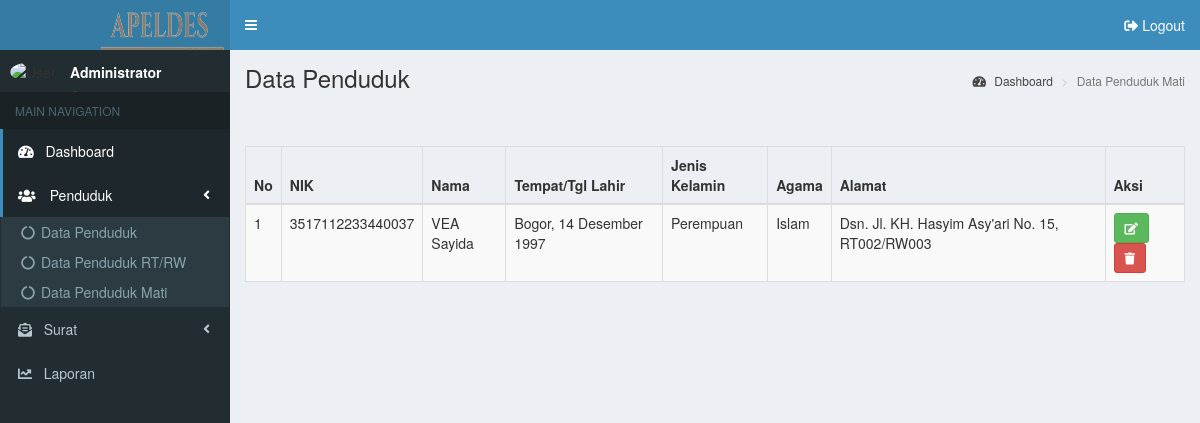
The page /rt/penduduk/index3.php (signed in) on the database its author committed.
### tables this page shows
CREATE TABLE `penduduk` (
  `id_penduduk` int(11) NOT NULL,
  `nik` varchar(20) NOT NULL,
  `nama` varchar(100) NOT NULL,
  `tempat_lahir` varchar(50) NOT NULL,
  `tgl_lahir` date NOT NULL,
  `jenis_kelamin` varchar(10) NOT NULL,
  `agama` varchar(15) NOT NULL,
  `jalan` varchar(100) NOT NULL,
  `dusun` varchar(50) NOT NULL,
  `rt` varchar(5) NOT NULL,
  `rw` varchar(5) NOT NULL,
  `desa` varchar(50) NOT NULL,
  `kecamatan` varchar(50) NOT NULL,
  `kota` varchar(50) NOT NULL,
  `no_kk` varchar(20) NOT NULL,
  `pend_kk` varchar(20) NOT NULL,
  `pend_terakhir` varchar(20) NOT NULL,
  `pend_ditempuh` varchar(20) NOT NULL,
  `pekerjaan` varchar(50) NOT NULL,
  `status_perkawinan` varchar(20) NOT NULL,
  `status_dlm_keluarga` varchar(20) NOT NULL,
  `kewarganegaraan` varchar(5) NOT NULL,
  `nama_ayah` varchar(50) NOT NULL,
  `nama_ibu` varchar(50) NOT NULL
);

### rt/penduduk/index3.php (the view, shortened to what this page needs)
<?php
  include ('../part/header.php');
?>
<aside class="main-sidebar">
  <section class="sidebar">
    <div class="user-panel">
      <div class="pull-left image">
        <?php
          if(isset($_SESSION['lvl']) && ($_SESSION['lvl'] == 'Administrator')){
            echo '<img src="../../assets/img/ava-admin-female.png" class="img-circle" alt="User Image">';
          }else if(isset($_SESSION['lvl']) && ($_SESSION['lvl'] == 'Kepala Desa')){
            echo '<img src="../../assets/img/ava-kades.png" class="img-circle" alt="User Image">';
          }
        ?>
      </div>
      <div class="pull-left info">
        <p><?php echo $_SESSION['lvl']; ?></p>
        <a href="#"><i class="fa fa-circle text-success"></i> Online</a>
      </div>
    </div>
    <ul class="sidebar-menu" data-widget="tree">
      <li class="header">MAIN NAVIGATION</li>
      <li class="active">
        <a href="../dashboard/">
          <i class="fas fa-tachometer-alt"></i> <span>&nbsp;&nbsp;Dashboard</span>
        </a>
      </li>
      <li class="active treeview">
        <a href="#">
          <i class="fa fa-users"></i> <span>&nbsp;&nbsp;Penduduk</span>
          <span class="pull-right-container">
            <i class="fa fa-angle-left pull-right"></i>
          </span>
        </a>
        <ul class="treeview-menu">
          <li>
            <a href="../penduduk/"><i class="fa fa-circle-notch"></i>Data Penduduk</a>
          </li>
          <li>
            <a href="../penduduk/index2.php"><i class="fa fa-circle-notch"></i>Data Penduduk RT/RW</a>
          </li>
          <li>
            <a href="../penduduk/index3.php"><i class="fa fa-circle-notch"></i>Data Penduduk Mati</a>
          </li>
        </ul>
      </li>
      <?php
        if(isset($_SESSION['lvl']) && ($_SESSION['lvl'] == 'Administrator')){
      ?>
      <li class="treeview">
        <a href="#">
          <i class="fas fa-envelope-open-text"></i> <span>&nbsp;&nbsp;Surat</span>
          <span class="pull-right-container">
            <i class="fa fa-angle-left pull-right"></i>
          </span>
        </a>
      </li>
      <?php
        }else{
        }
      ?>
      <li>
        <a href="../laporan/"><i class="fas fa-chart-line"></i> <span>&nbsp;&nbsp;Laporan</span></a>
      </li>
    </ul>
  </section>
</aside>
<div class="content-wrapper">
  <section class="content-header">
    <h1>Data Penduduk</h1>
    <ol class="breadcrumb">
      <li><a href="../dashboard/"><i class="fa fa-tachometer-alt"></i> Dashboard</a></li>
      <li class="active">Data Penduduk Mati</li>
    </ol>
  </section>
  <section class="content">
    <div class="row">
      <div class="col-md-12">
        <br><br>
        <table class="table table-striped table-bordered table-responsive" id="data-table" width="100%" cellspacing="0">
          <thead>
            <tr>
              <th><strong>No</strong></th>
              <th><strong>NIK</strong></th>
              <th><strong>Nama</strong></th>
              <th><strong>Tempat/Tgl Lahir</strong></th>
              <th><strong>Jenis Kelamin</strong></th>
              <th><strong>Agama</strong></th>
              <th><strong>Alamat</strong></th>
              <?php
                if(isset($_SESSION['lvl']) && ($_SESSION['lvl'] == 'Administrator')){
              ?>
              <th><strong>Aksi</strong></th>
              <?php
                } else {
                }
              ?>
            </tr>
          </thead>
          <tbody>
            <?php
              include ('../../config/koneksi.php');
              $no = 1;
              $qTampil = mysqli_query($connect, "SELECT * FROM penduduk WHERE pend_ditempuh = 'DATANG'");
              foreach($qTampil as $row){
            ?>
            <tr>
              <td><?php echo $no++; ?></td>
              <td><?php echo $row['nik']; ?></td>
              <td style="text-transform: capitalize;"><?php echo $row['nama']; ?></td>
              <?php
                $tanggal = date('d', strtotime($row['tgl_lahir']));
                $bulan = date('F', strtotime($row['tgl_lahir']));
                $tahun = date('Y', strtotime($row['tgl_lahir']));
                $bulanIndo = array(
                    'January' => 'Januari',
                    'February' => 'Februari',
                    'March' => 'Maret',
                    'April' => 'April',
                    'May' => 'Mei',
                    'June' => 'Juni',
                    'July' => 'Juli',
                    'August' => 'Agustus',
                    'September' => 'September',
                    'October' => 'Oktober',
                    'November' => 'November',
                    'December' => 'Desember'
                );
              ?>
              <td style="text-transform: capitalize;"><?php echo $row['tempat_lahir'] . ", " . $tanggal . " " . $bulanIndo[$bulan] . " " . $tahun; ?></td>
              <td style="text-transform: capitalize;"><?php echo $row['jenis_kelamin']; ?></td>
              <td style="text-transform: capitalize;"><?php echo $row['agama']; ?></td>
              <td style="text-transform: capitalize;"><?php echo 'Dsn. ', $row['jalan'], ', RT', $row['rt'], '/RW', $row['rw']; ?></td>
              <?php
                if(isset($_SESSION['lvl']) && ($_SESSION['lvl'] == 'Administrator')){
              ?>
              <td>
                <a class="btn btn-success btn-sm" href='edit-penduduk.php?id=<?php echo $row['id_penduduk']; ?>'><i class="fa fa-edit"></i></a>
                <a class="btn btn-danger btn-sm" href='hapus-penduduk.php?id=<?php echo $row['id_penduduk']; ?>' onclick="return confirm('Apakah Anda yakin ingin menghapus data ini?')"><i class="fa fa-trash"></i></a>
              </td>
              <?php
                } else {
                }
              ?>
            </tr>
            <?php
              }
            ?>
          </tbody>
        </table>

### rows shown on the page
penduduk: nik "3517112233440037", nama "VEA Sayida", tempat_lahir "Bogor", tgl_lahir "14", tgl_lahir "Desember", tgl_lahir "1997", jenis_kelamin "Perempuan", agama "Islam", jalan "Jl. KH. Hasyim Asy'ari No. 15", rt "002", rw "003"

### other values the page prints
$_SESSION['lvl'] "Administrator"
